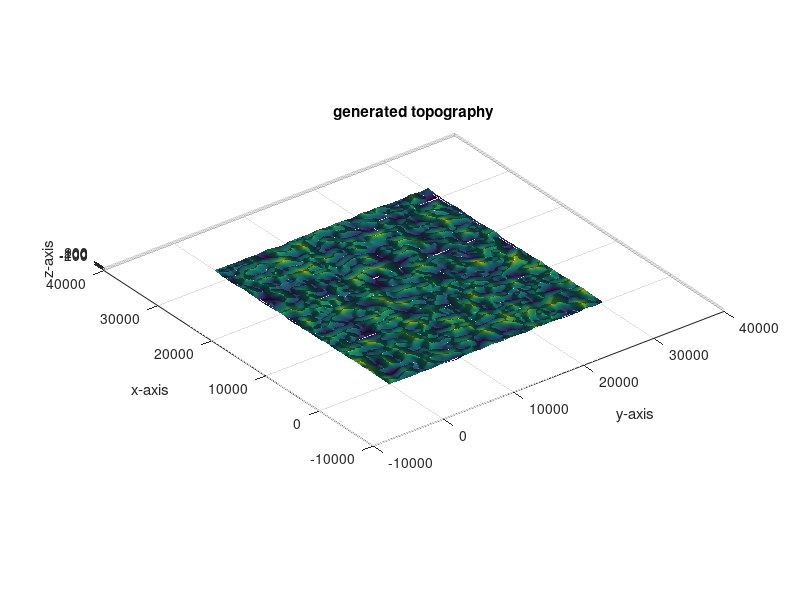

Write the MATLAB code that produced this figure. (Note: this script raises an error after producing the figure.)
%------------------------------------------------------------------------------
%-- Example of generating the interface file 
%------------------------------------------------------------------------------

clear

%------------------------------------------------------------------------------
%-- generate x and y
%------------------------------------------------------------------------------

%-- should 6 more than FD points due to ghosts points
nghost = 3;
nx = 326;
ny = 306;
x0 = 0.0;
y0 = 0.0;
dx = 100.0;
dy = 100.0;

x1d = [0 : nx-1] * dx + x0 - nghost * dx;
y1d = [0 : ny-1] * dy + y0 - nghost * dy;

flag_figure = 1;

%------------------------------------------------------------------------------
%-- generate or load topography
%------------------------------------------------------------------------------

topo = zeros(nx,ny);

%-- from https://www.mathworks.com/matlabcentral/answers/218806-random-gaussian-surface-generation
N = [nx ny]; % size in pixels of image
F = 10;        % frequency-filter width
[X,Y] = ndgrid(1:N(1),1:N(2));
i = min(X-1,N(1)-X+1);
j = min(Y-1,N(2)-Y+1);
H = exp(-.5*(i.^2+j.^2)/F^2);
Z = real(ifft2(H.*fft2(randn(N))));
Z = Z .* 1e3;

if flag_figure == 1

  figure
  surf(y1d,x1d,Z,'edgecolor','none');
  xlabel('y-axis');
  ylabel('x-axis');
  zlabel('z-axis');
  daspect([1,1,1]);
  camlight;
  title('generated topography');
  print(gcf,'-dpng','gdlay_topography.png');
end

%-- get from above surface
%for j = 1 : ny
%for i = 1 : nx
%  free_topo(i,j) = Z(i,j);
%end
%end
free_topo = Z;

%------------------------------------------------------------------------------
%-- generate grid interfaces
%------------------------------------------------------------------------------

%-- note: from bottom to top

num_of_interfaces = 2; 

% 1 less than num_of_interfaces, total cell should be nghost more than FD points
num_of_cell_per_layer = [ 63 ];
dz_is_equal_of_layer  = [ 1 ]; % 1:The grid spacing is equal; 0: Is not.
avg_dz_of_layer       = [ 100 ];
smo_sigma             = [ 10, 0]; % last one is not used

%-- use avg_dz and num_of_cell to esti z-axis of each interface
%-- last elem is the free surface
z_of_interfaces(num_of_interfaces) = 0;
for ilay = num_of_interfaces-1 : -1 : 1
  z_of_interfaces(ilay) = z_of_interfaces(ilay+1) ...
        - avg_dz_of_layer(ilay) * num_of_cell_per_layer(ilay);
end

%-- construct grid interfaces from free_topo and z_of_interfaces
x3d = zeros(nx,ny,num_of_interfaces);
y3d = zeros(nx,ny,num_of_interfaces);
z3d = zeros(nx,ny,num_of_interfaces);

%-- set x3d
for n = 1 : num_of_interfaces
for j = 1 : ny
  x3d(:,j,n) = x1d;
end
end

%-- set y3d
for n = 1 : num_of_interfaces
for i = 1 : nx
  y3d(i,:,n) = y1d';
end
end

%- first same to free surface
z3d(:,:,num_of_interfaces) = free_topo;

for ilay = num_of_interfaces-1 : -1 : 1
  %-- smooth free_topo 
  topo  = imgaussfilt(free_topo, smo_sigma(ilay), ...
                      'FilterSize',2*smo_width(ilay)+1);
  z3d(:,:,ilay) = topo + z_of_interfaces(ilay);
end

%------------------------------------------------------------------------------
%-- plot
%------------------------------------------------------------------------------

if flag_figure == 1

  figure
  for ilay = 1 : num_of_interfaces
    surf(x3d(:,:,ilay), y3d(:,:,ilay), z3d(:,:,ilay))
    hold on
  end
  xlabel('y-axis');
  ylabel('x-axis');
  zlabel('z-axis');
  shading flat
  colorbar
  camlight
  %daspect([8,10,110e3*8/5]);
  daspect([1,1,1]);
  title('layers in gdlay');
  print(gcf,'-dpng','gdlay_layers.png');

  for ilay = 1 : num_of_interfaces
    figure
    surf(x3d(:,:,ilay), y3d(:,:,ilay), z3d(:,:,ilay))
    xlabel('y-axis');
    ylabel('x-axis');
    zlabel('z-axis');
    shading flat
    colorbar
    camlight
    %daspect([8,10,110e3*8/5]);
    daspect([1,1,1]);
    title(['layer ',num2str(ilay),'th']);
    print(gcf,'-dpng',['gdlay_lay',num2str(ilay),'.png']);
  end

end

%==============================================================================
%-- write .gdlay file
%==============================================================================
gdlay_file = 'random_topo_single.gdlay'

gdlay_export(gdlay_file, ...
             num_of_interfaces, nx, ny, ...
             num_of_cell_per_layer, ...
             dz_is_equal_of_layer, ...
             x3d, y3d, z3d);

